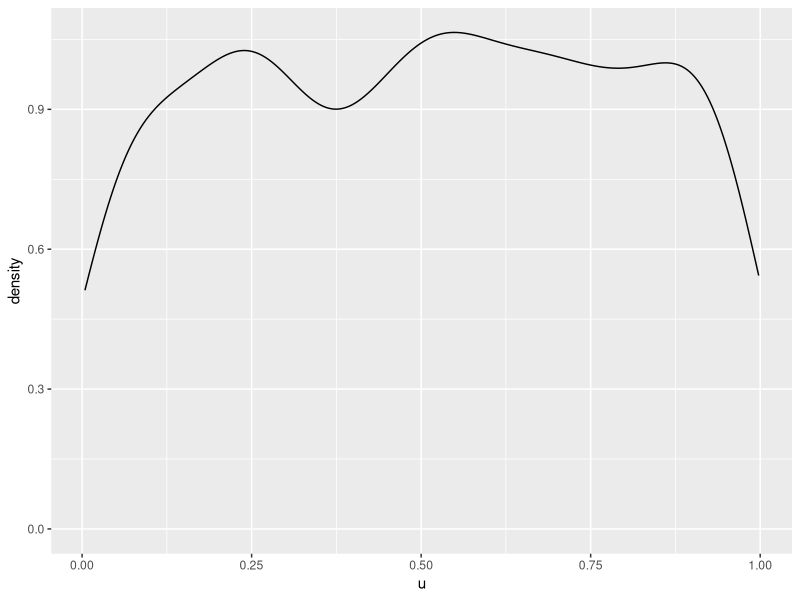
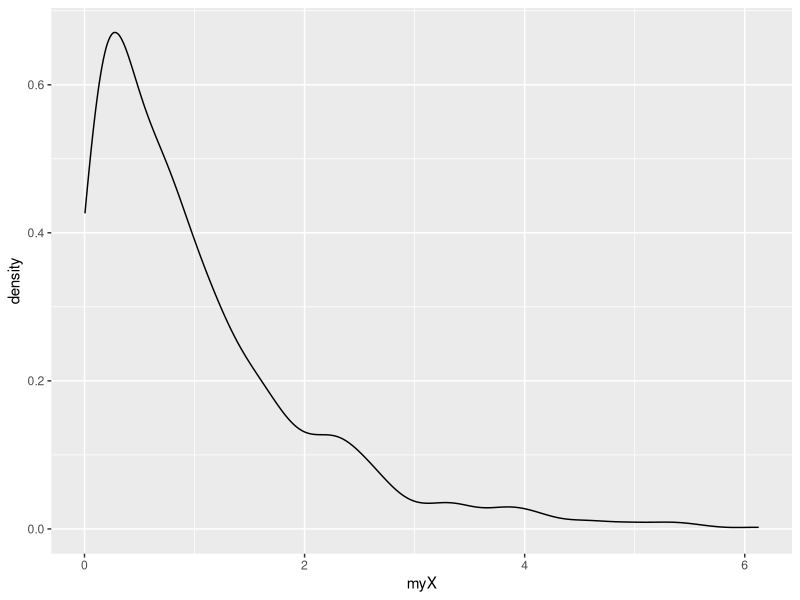

Generate these figures, in order, with R:
## ---- chunk 1
rm(list=ls())
gc()

library(tidyverse)
library(skimr)
## ---- chunk 2
u <- runif(1000)
ggplot(data=as.tibble(u),aes(x=u)) + geom_density()
## ---- chunk 3
lambda = 1

inverseCDF <- function(p){
  x <- -log(1-p)/lambda
  return(x)
}
## ---- chunk 4
# R understands how to apply user-defined functions to whole vectors of inputs
myX <- inverseCDF(u)
ggplot(data=as.tibble(myX),aes(x=myX)) + geom_density()
## ---- chunk 5

B = 1000

sample_sizes <- c(10, 100, 1000, 10000)
df <- as.tibble(data.frame(matrix(NA, nrow = B, ncol = length(sample_sizes))))
for (i in 1:length(sample_sizes)){
  colnames(df)[i] <- paste("n", sample_sizes[i], sep = "")
}

# set a seed for the (pseudo-) random number generator to ensure reproducibility
set.seed(03132019)

for (i in 1:length(sample_sizes)){
  for (b in 1:B){
      x <- inverseCDF(runif(sample_sizes[i]))
      df[b,i] <- mean(x)
      rm(x)
  }
}



## ---- chunk 6

standardized_draws <- as.tibble(data.frame(matrix(NA, nrow = B, ncol = length(sample_sizes))))
for (i in 1:length(sample_sizes)){
  colnames(standardized_draws)[i] <- paste("z", sample_sizes[i], sep = "")
  standardized_draws[i] <- sqrt(sample_sizes[i])*(df[i] - 1)
}

# clean up
rm(sample_sizes)
